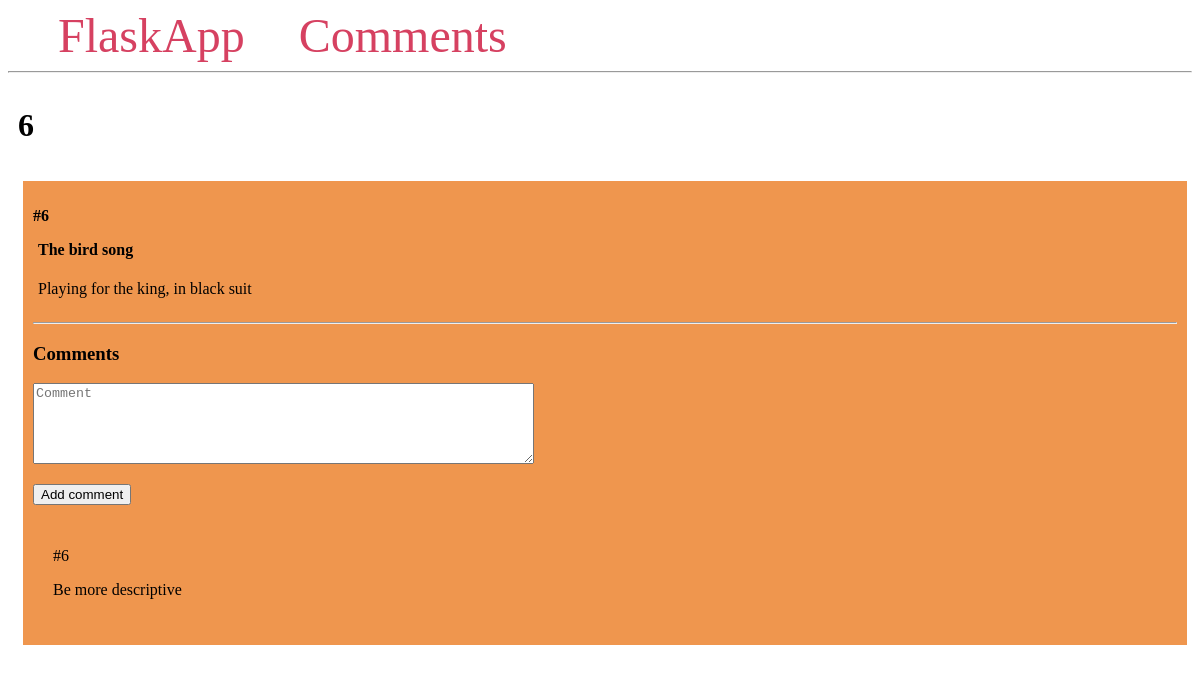
Page /6 on the committed database.
### app.py (models this page shows, shortened)
class Post(db.Model):
    id = db.Column(db.Integer, primary_key=True)
    title = db.Column(db.String(100))
    content = db.Column(db.Text)
    comments = db.relationship('Comment', backref='post')

class Comment(db.Model):
    id = db.Column(db.Integer, primary_key=True)
    content = db.Column(db.Text)
    post_id = db.Column(db.Integer, db.ForeignKey('post.id'))

### app.py (the view)
@app.route('/<int:post_id>', methods=['GET', 'POST'])
def post(post_id):
    post = Post.query.get_or_404(post_id)
    if request.method == 'POST':
        comment = Comment(content=request.form['content'], post=post)
        db.session.add(comment)
        db.session.commit()
        return redirect(url_for(post, post_id=post.id))
    return render_template('post.html', post=post)

### templates/post.html
{% extends 'base.html' %}
{% block content %}
    <span class="title"><h1>{% block title %}{{post.id}}{% endblock %}</h1></span>
    <div class="content">
        <div class="post">
            <p><b>#{{ post.id }}</b></p>
        <b>
            <p class="title"> {{ post.title }}</p>
        </b>
            <div class="content">
                <p>{{ post.content }}</p>
            </div>
        <hr>
        <h3>Comments</h3>
        <form method="post">
            <p>
                <textarea name="content"
                            placeholder="Comment"
                            cols="60"
                            rows="5"></textarea>
            </p>
            <p>
                <button type="submit">Add comment</button>
            </p>
        </form>
        {% for comment in post.comments %}
            <div class="comment">
                <p>#{{ comment.id }}</p>
                <p>{{ comment.content }}</p>
            </div>
        {% endfor %}
        </div>
    </div>
{% endblock %}

### templates/base.html (style rules this page uses)
.title { margin: 5px; }
.content { margin: 5px; width: 100%; display: flex; flex-direction: row; flex-wrap: wrap; }
.comment { padding: 10px; margin: 10px; background-color: hsl(27, 83%, 62%); }
.post { flex: 20%; padding: 10px; margin: 5px; background-color: hsl(27, 83%, 62%); inline-size: 100%; }

### rows in the picture
Post: id "6", title "The bird song", content "Playing for the king, in black suit"
Comment: id "6", content "Be more descriptive"
